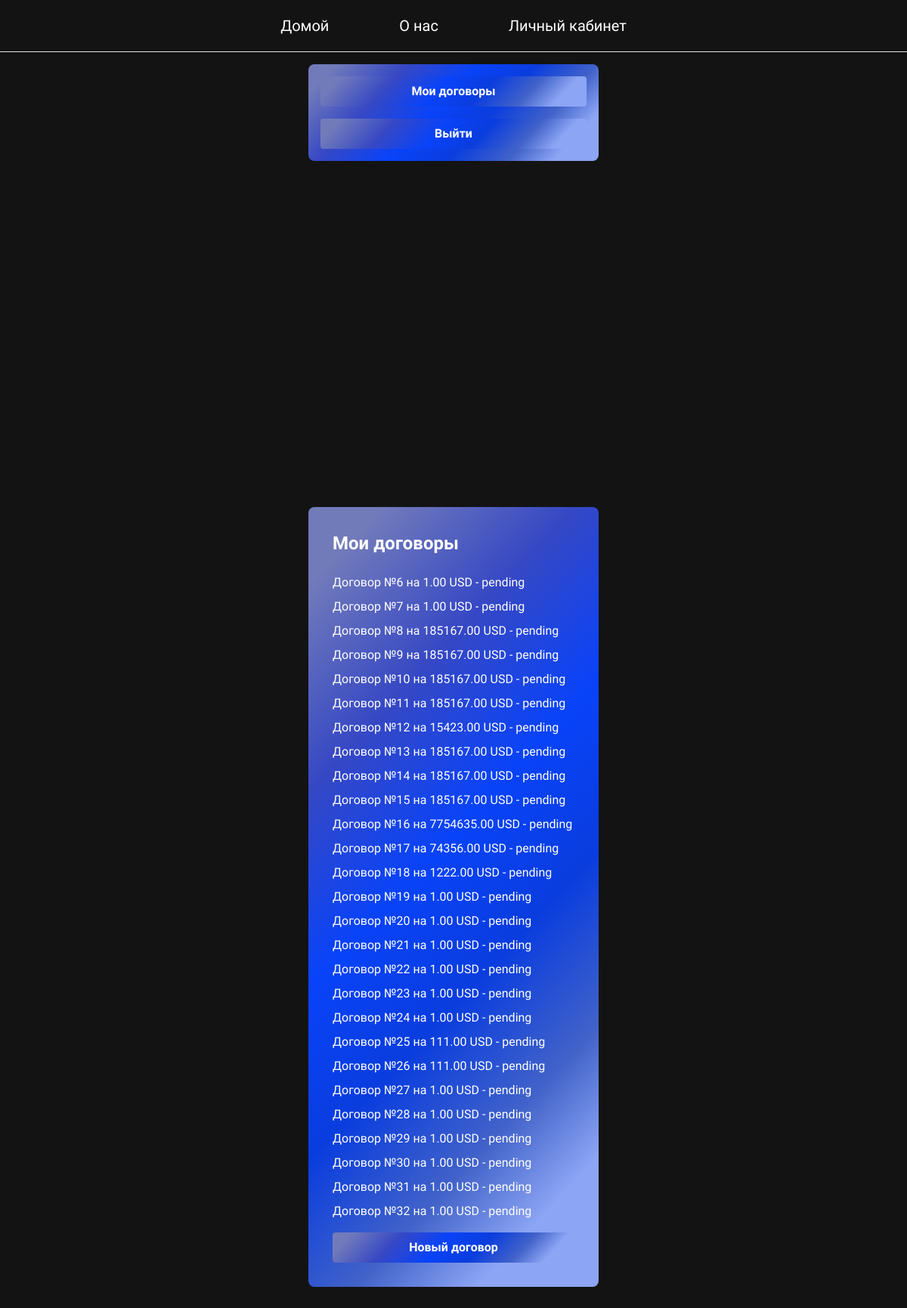
The page /contracts/list/ (signed in) on the database its author committed.
### contracts/models.py (models this page shows, shortened)
class Contract(models.Model):
    STATUS_CHOICES = [
        ('pending', 'Pending'),      # Ожидает выполнения
        ('completed', 'Completed'), # Выполнен
        ('failed', 'Failed')        # Нарушен
    ]
    user = models.ForeignKey(settings.AUTH_USER_MODEL, on_delete=models.CASCADE, related_name='contracts')
    amount = models.DecimalField(max_digits=10, decimal_places=2,  verbose_name="Сумма")  # Сумма договора
    charity_name = models.CharField(max_length=255, verbose_name="Название Фонда")               # Название фонда
    charity_account = models.CharField(max_length=255,  verbose_name="Реквизиты Фонда")            # Реквизиты фонда
    due_date = models.DateField( verbose_name="Дата завершения")                                 # Дата завершения
    status = models.CharField(max_length=20, choices=STATUS_CHOICES, default='pending',  verbose_name="Статус")
    created_at = models.DateTimeField(auto_now_add=True)          # Дата создания договора
    goal = models.TextField(null=True, blank=True,  verbose_name="Цель")  # Добавлено поле для цели

### contracts/views.py (the view)
# urls.py: path('list/', views.ContractListView.as_view(), name='contract_list'),
class ContractListView(LoginRequiredMixin, ListView):
    model = Contract
    template_name = 'contracts/contract_list.html'
    context_object_name = 'contracts'
    def get_queryset(self):
        return Contract.objects.filter(user=self.request.user)

### auth/context_processors.py (called while the page is built)
def stripe_public_key(request):
    return {
        'stripe_public_key': settings.STRIPE_PUBLIC_KEY
    }

### contracts/templates/contracts/contract_list.html
{% extends "base.html" %}
{% block content %}
<div class="flex items-center justify-center min-h-screen">
    <div class="bg-blue-600 p-8 rounded-lg w-96 mt-8" style="background: linear-gradient(133deg, rgba(114,123,186,1) 7%, rgba(54,72,196,1) 26%, rgba(9,67,249,1) 44%, rgba(10,61,222,1) 60%, rgba(65,98,201,1) 76%, rgba(140,165,244,1) 88%);">
        <h2 class="text-2xl font-bold mb-6 text-cente">Мои договоры</h2>
        <ul class="space-y-2">
            {% for contract in contracts %}
                <li class="text-white">
                    <a href="{% url 'contract_detail' contract.id %}" class="hover:text-[#90bbfc]">
                        Договор №{{ contract.id }} на {{ contract.amount }} USD - {{ contract.status }}
                    </a>
                </li>
            {% endfor %}
        </ul>
        <a href="{% url 'contract_create' %}" class="block text-center mt-4 bg-blue-700 hover:bg-blue-800 py-2 rounded text-white font-bold transition duration-300 transform hover:scale-105 hover:shadow-lg" style="background: linear-gradient(133deg, rgba(114,123,186,1) 7%, rgba(54,72,196,1) 26%, rgba(9,67,249,1) 44%, rgba(10,61,222,1) 60%, rgba(65,98,201,1) 76%, rgba(140,165,244,1) 88%);">
            Новый договор
        </a>
    </div>
</div>
{% endblock %}

### static/css/styleIndex.css (style rules this page uses)
* { font-family: "Unbounded", sans-serif; margin: 0; padding: 0; box-sizing: border-box; }

### rows shown on the page
Contract: id "6", amount "1.00", status "pending"
Contract: id "7", amount "1.00", status "pending"
Contract: id "8", amount "185167.00", status "pending"
Contract: id "9", amount "185167.00", status "pending"
Contract: id "10", amount "185167.00", status "pending"
Contract: id "11", amount "185167.00", status "pending"
Contract: id "12", amount "15423.00", status "pending"
Contract: id "13", amount "185167.00", status "pending"
Contract: id "14", amount "185167.00", status "pending"
Contract: id "15", amount "185167.00", status "pending"
Contract: id "16", amount "7754635.00", status "pending"
Contract: id "17", amount "74356.00", status "pending"
Contract: id "18", amount "1222.00", status "pending"
Contract: id "19", amount "1.00", status "pending"
Contract: id "20", amount "1.00", status "pending"
Contract: id "21", amount "1.00", status "pending"
Contract: id "22", amount "1.00", status "pending"
Contract: id "23", amount "1.00", status "pending"
Contract: id "24", amount "1.00", status "pending"
Contract: id "25", amount "111.00", status "pending"
Contract: id "26", amount "111.00", status "pending"
Contract: id "27", amount "1.00", status "pending"
Contract: id "28", amount "1.00", status "pending"
Contract: id "29", amount "1.00", status "pending"
Contract: id "30", amount "1.00", status "pending"
Contract: id "31", amount "1.00", status "pending"
Contract: id "32", amount "1.00", status "pending"
